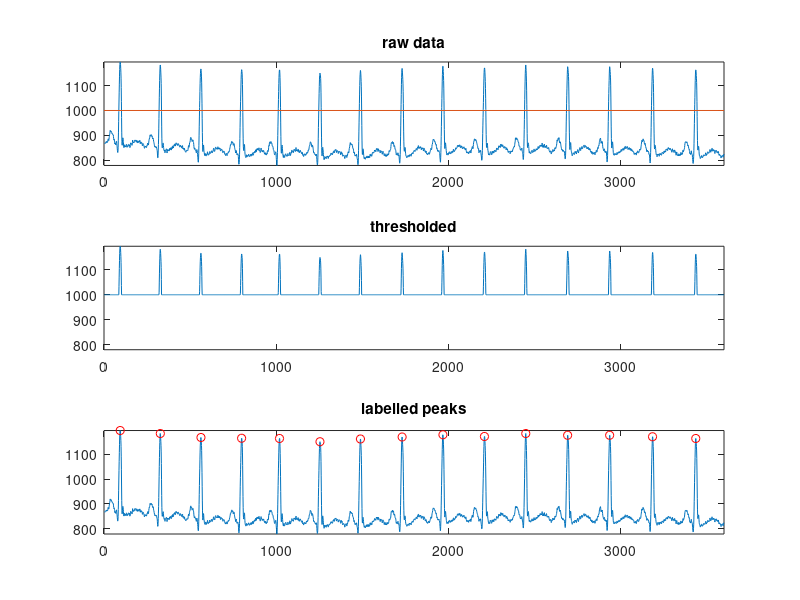

The MATLAB source for this figure: (Note: this script raises an error after producing the figure.)
clear;
clc;
load Sample_3;

threshold=1000;
rawData=Orig_Sig;
numSamples = length(rawData);
maxValue = max(rawData);
minValue = min(rawData);


% render rawData
figure(1);
subplot(3,1,1);
plot(rawData);
title('raw data')
xlim([0 numSamples]);
ylim([minValue maxValue]);


% plot threshold line
hold on
plot([0, numSamples],[threshold, threshold]);
xlim([0 numSamples]);
ylim([minValue maxValue]);
hold off

% only keep y values above threshold
aboveThresholdData = rawData;
aboveThresholdData(aboveThresholdData < threshold) = threshold;
subplot(3,1,2);
plot(aboveThresholdData);
title('thresholded');
xlim([0 numSamples]);
ylim([minValue maxValue]);

% count numHeartBeats as number of peaks
[peaksY, peaksX] = findpeaks(aboveThresholdData);
subplot(3,1,3);
plot(rawData);
title('labelled peaks');
hold on
scatter(peaksX, peaksY, 'r'); 
hold off
xlim([0 numSamples]);
ylim([minValue maxValue]);

numPeaks = size(peaksX, 1);
heartRate=(numPeaks * 60) / 10; % 60s in a min, 10s of samples
disp("Heart Rate is : " + heartRate + " Beats/Min");
